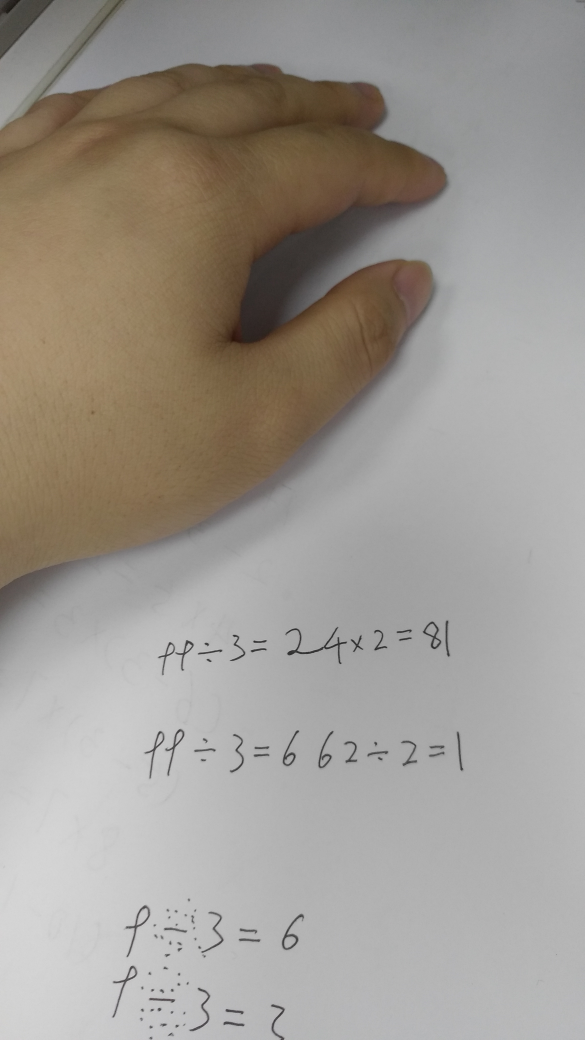
#> input picture images/bk1.jpg, 2340 x 4160 px (shown at 1/4 size)
$ python new.py   (older library calls are emulated)
#> lines starting #> are read from the running program, lines starting #| are printed output that depends on the picture; after the words box and inside, x2 and y2 are one past the last pixel; in counts of white or black regions, pixels touching at a corner belong together; long printed decimals are rounded; pictures that were not available may be replaced by others from this repository, and a replacement may not be noted
# coding: utf-8

import numpy as np
import cv2
import matplotlib.pyplot as plt
import os
import sys


def detect(img):
    """
    :param img:
    :return:
    """
    gray = cv2.cvtColor(img, cv2.COLOR_BGR2GRAY)
    print(gray.shape)

    gray[gray > 120] = 255
    gray[gray <= 120] = 0

    region = find_text_region(gray)

    for box in region:
        cv2.drawContours(img, [box], 0, (0, 255, 0), 2)

    cv2.namedWindow('img', cv2.WINDOW_NORMAL)
    cv2.imshow('img', img)

    # cv2.imwrite("contours.png", img)

    cv2.waitKey(0)
    cv2.destroyAllWindows()


# [61 lines left out: function preprocess, not called in this run]


def find_text_region(dilation):
    """
    :param dilation:
    :return:
    """
    region = []

    # 1. 查找轮廓
    image, contours, hierarchy = cv2.findContours(dilation, cv2.RETR_TREE, cv2.CHAIN_APPROX_SIMPLE)

    # 2. 筛选那些面积小的
    for i in range(len(contours)):
        cnt = contours[i]
        # 计算该轮廓的面积
        area = cv2.contourArea(cnt)

        # 面积小的都筛选掉
        # if (area < 1000):
        #     continue

        # 轮廓近似，作用很小
        epsilon = 0.001 * cv2.arcLength(cnt, True)
        approx = cv2.approxPolyDP(cnt, epsilon, True)

        # 找到最小的矩形，该矩形可能有方向
        rect = cv2.minAreaRect(cnt)
        print("rect is: ")
        print(rect)

        # box是四个点的坐标
        box = cv2.boxPoints(rect)
        box = np.int0(box)

        # 计算高和宽
        height = abs(box[0][1] - box[2][1])
        width = abs(box[0][0] - box[2][0])

        # 筛选那些太细的矩形，留下扁的
        # if height > width * 1.2:
        #     continue

        region.append(box)

    return region


# [83 lines left out: functions dododo, resave_img, mser, remove_lines, not called in this run]


if __name__ == '__main__':
    # img = cv2.imread('images/000.jpg')
    # img = cv2.imread('images/bk.jpg')
    img = cv2.imread('../images/bk1.jpg')
#> img is the input picture: shape (4160, 2340, 3); mean B, G, R 144.5, 151.6, 157.3
    img = cv2.imread('../1234.jpg')
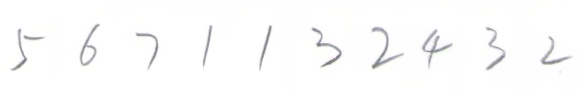
#> input picture notebook/testimg/1/orgin.jpg, 579 x 90 px, given in place of 1234.jpg, which was not available
#> img is the input picture: shape (90, 579, 3); mean B, G, R 251.1, 251.2, 251.2
    # [5 lines of commented-out code are left out]

    detect(img)
#| (90, 579)
#> in detect, `gray[gray <= 120] = 0`:
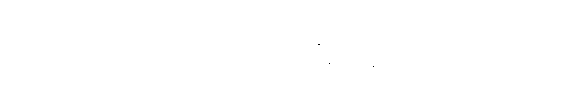
#> gray: shape (90, 579); 100% white; black in thin lines or dots, all inside (x1, y1, x2, y2) = (318, 44, 374, 67)
#> in find_text_region, `image, contours, hierarchy = cv2.findContours(dilation, cv2.RETR_TREE,..`: contours = 4 contours, 3 with area under 20; largest, box (x1, y1, x2, y2) and area: (0, 0, 579, 90) 51442
#> the loop in find_text_region, `for i in range(len(contours)):` made 4 passes
#> (area, epsilon, approx, rect, box, height, width) on pass 1: (51442, 1.33, [[0, 0], [0, 89], [578, 89], [578, 0]], ((289, 44.5), (89, 578), -90), [[578, 89], [0, 89], [0, 0], [578, 0]], 89, 578)
#| rect is:
#| ((289.0, 44.5), (89.0, 578.0), -90.0)
#| rect is:
#| ((373.000, 66.000), (1.414, 1.414), -45.0)
#| rect is:
#| ((329.0, 63.000), (1.414, 1.414), -45.0)
#| rect is:
#| ((318.500, 44.000), (2.121, 2.121), -45.0)
#> after the loop in find_text_region, `for i in range(len(contours)):`: region = [[[578, 89], [0, 89], [0, 0], [578, 0]], [[373, 67], [372, 66], [373, 65], [374, 66]], [[329, 64], [328, 63], [329, 62], [330, 63]], [[318, 45], [317, 44], [318, 42], [320, 44]]]
#> the loop in detect, `for box in region:` made 4 passes
#> box on passes 1 to 4: [[578, 89], [0, 89], [0, 0], [578, 0]], [[373, 67], [372, 66], [373, 65], [374, 66]], [[329, 64], [328, 63], [329, 62], [330, 63]], [[318, 45], [317, 44], [318, 42], [320, 44]]
#> after the loop in detect, `for box in region:`:
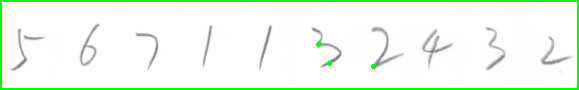
#> img: shape (90, 579, 3); 5.23% of pixels changed, all inside (x1, y1, x2, y2) = (0, 0, 579, 90)
    # remove_lines(img)
#> (the run stopped early here; a loop or call above may not have finished)
